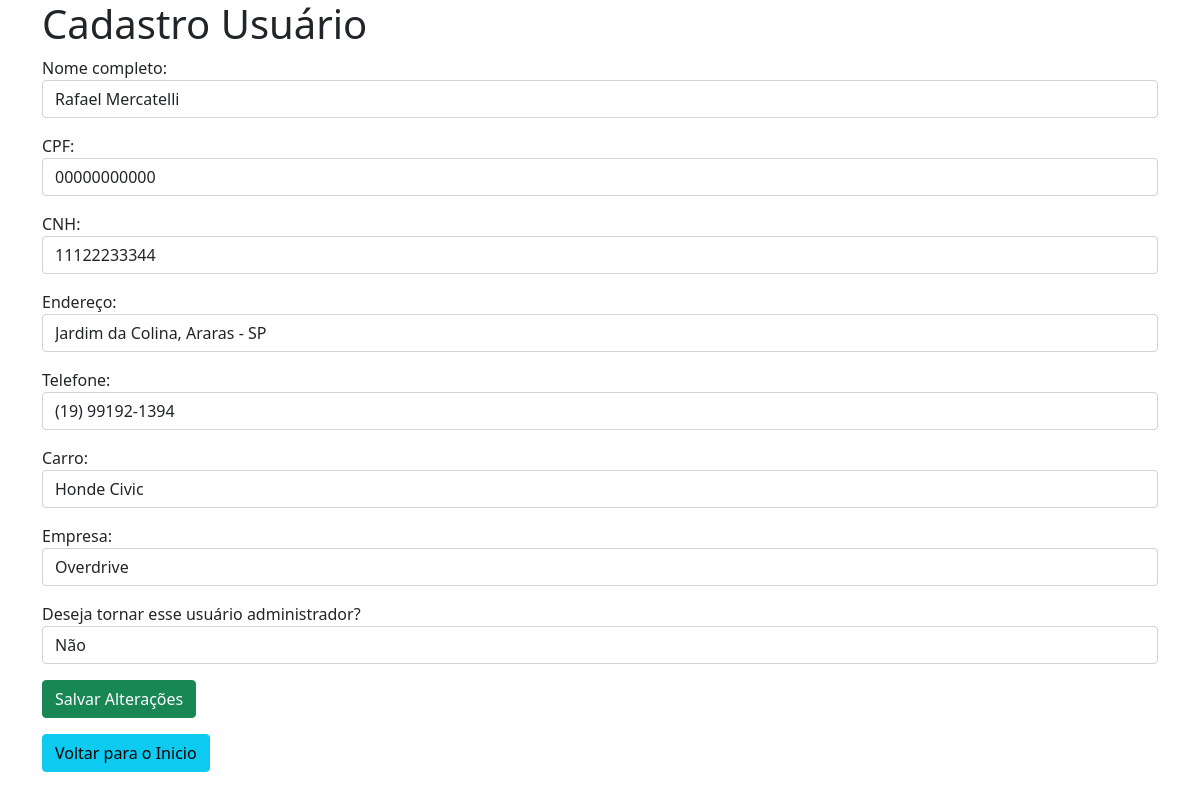
Screenshot of /restrito/cadastro_edit.php?id=1 with the database file from the repository.
### tables this page shows
CREATE TABLE `usuarios` (
  `cod_pessoa` int(11) NOT NULL,
  `nome` varchar(200) NOT NULL,
  `cpf` varchar(15) NOT NULL,
  `cnh` varchar(15) NOT NULL,
  `endereco` varchar(200) NOT NULL,
  `telefone` varchar(16) NOT NULL,
  `carro` varchar(35) NOT NULL,
  `empresa` varchar(255) NOT NULL,
  `senha` char(32) NOT NULL
);

### restrito/cadastro_edit.php (the view, shortened to what this page needs)
<!doctype html>
<html lang="pt-br">
<head>
  <link href="https://cdn.jsdelivr.net/npm/bootstrap@5.1.3/dist/css/bootstrap.min.css" rel="stylesheet">
</head>
<body>
  <?php
  include_once 'conexao.php';
  $id = $_GET['id'] ?? '';
  $sql = "SELECT * FROM usuarios WHERE cod_pessoa = $id";
  $dados = mysqli_query($conn, $sql);
  $linha = mysqli_fetch_assoc($dados);
  ?>
  <div class="container">
    <div class="row">
      <div class="col">
        <h1>Cadastro Usuário</h1>
        <form action="edit_script.php" method="POST">
          <div class="mb-3">
            <label for="nome">Nome completo:</label>
            <input type="text" class="form-control" name="nome" required value="<?php echo $linha['nome']; ?>">
          </div>
          <div class="mb-3">
            <label>CPF:</label>
            <input type="text" class="form-control" name="cpf" required value="<?php echo $linha['cpf']; ?>">
          </div>
          <div class="mb-3">
            <label>CNH:</label>
            <input type="text" class="form-control" name="cnh" required value="<?php echo $linha['cnh']; ?>">
          </div>
          <div class="mb-3">
            <label>Endereço:</label>
            <input type="text" class="form-control" name="endereco" required value="<?php echo $linha['endereco']; ?>">
          </div>
          <div class="mb-3">
            <label>Telefone:</label>
            <input type="text" class="form-control" name="telefone" required value="<?php echo $linha['telefone']; ?>">
          </div>
          <div class="mb-3">
            <label>Carro:</label>
            <input type="text" class="form-control" name="carro" required value="<?php echo $linha['carro']; ?>">
          </div>
          <div class="mb-3">
            <label>Empresa:</label>
            <input type="text" class="form-control" name="empresa" required value="<?php echo $linha['empresa']; ?>">
          </div>
          <div class="mb-3">
            <label>Deseja tornar esse usuário administrador?</label>
            <select class="form-control" name="adm">
              <option value="false" selected>Não</option>
            </select>
          </div>
          <div class="mb-3">
            <input type="submit" class="btn btn-success" value="Salvar Alterações">
          </div>
          <div class="mb-3">
            <a href="pesquisa.php" class="btn btn-info"> Voltar para o Inicio </a>
          </div>
        </form>
      </div>
    </div>
  </div>
</body>
</html>

### rows the page displays
usuarios: nome "Rafael Mercatelli", cpf "00000000000", cnh "11122233344", endereco "Jardim da Colina, Araras - SP", telefone "(19) 99192-1394", carro "Honde Civic", empresa "Overdrive"
